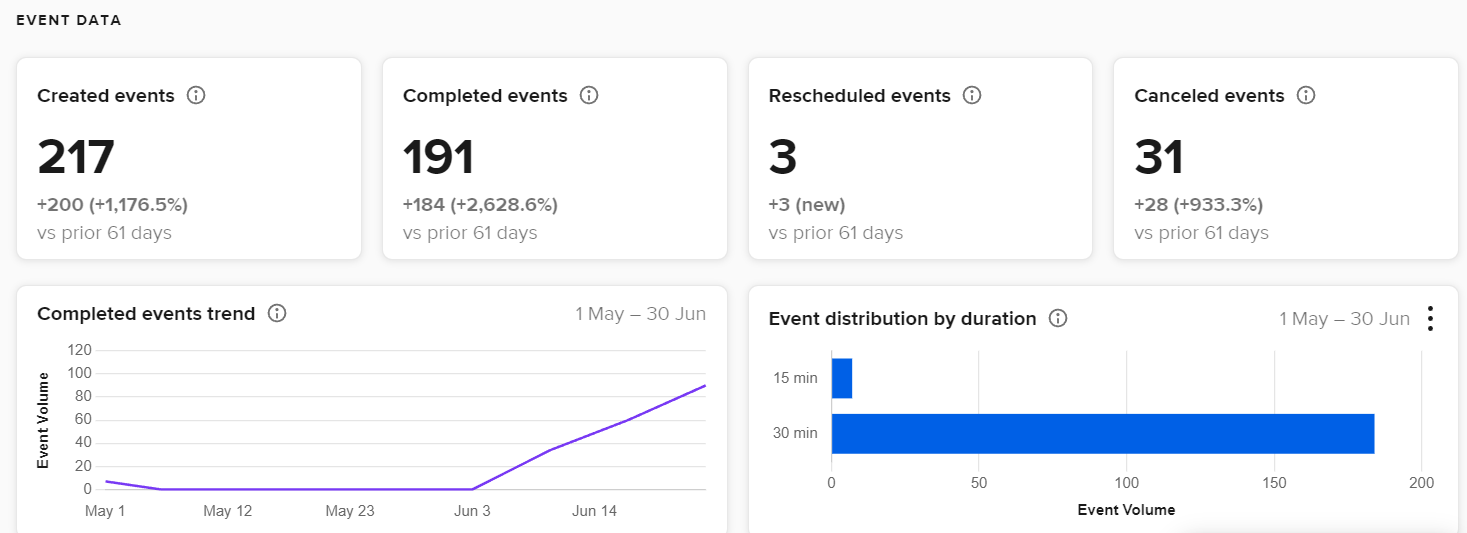
#> input picture dist/calendly.png, 1467 x 533 px, found by its file name
$ python trim-proof.py
#> lines starting #> are read from the running program, lines starting #| are printed output that depends on the picture
"""Trim uniform (white or dark) borders from the proof screenshots so they
fit their tiles tightly. Detects the background from the top-left corner and
crops to the bounding box of everything that differs from it."""
from PIL import Image, ImageChops

FILES = [
    ("calendly.png", "calendly-fit.png"),
    ("stats2.png", "stats2-fit.png"),
    ("stats3.png", "stats3-fit.png"),
    ("stats4.png", "stats4-fit.png"),
    ("stats6.png", "stats6-fit.png"),
]

for src, out in FILES:
    img = Image.open(f"public/{src}").convert("RGB")
#> img is the input picture: PIL image 1467x533 RGB; mean R, G, B 241.7, 244.3, 248.5
    bg_color = img.getpixel((0, 0))
#> bg_color = (250, 250, 250)
    bg = Image.new("RGB", img.size, bg_color)
#> bg: PIL image 1467x533 RGB; every value is 250
    diff = ImageChops.difference(img, bg)
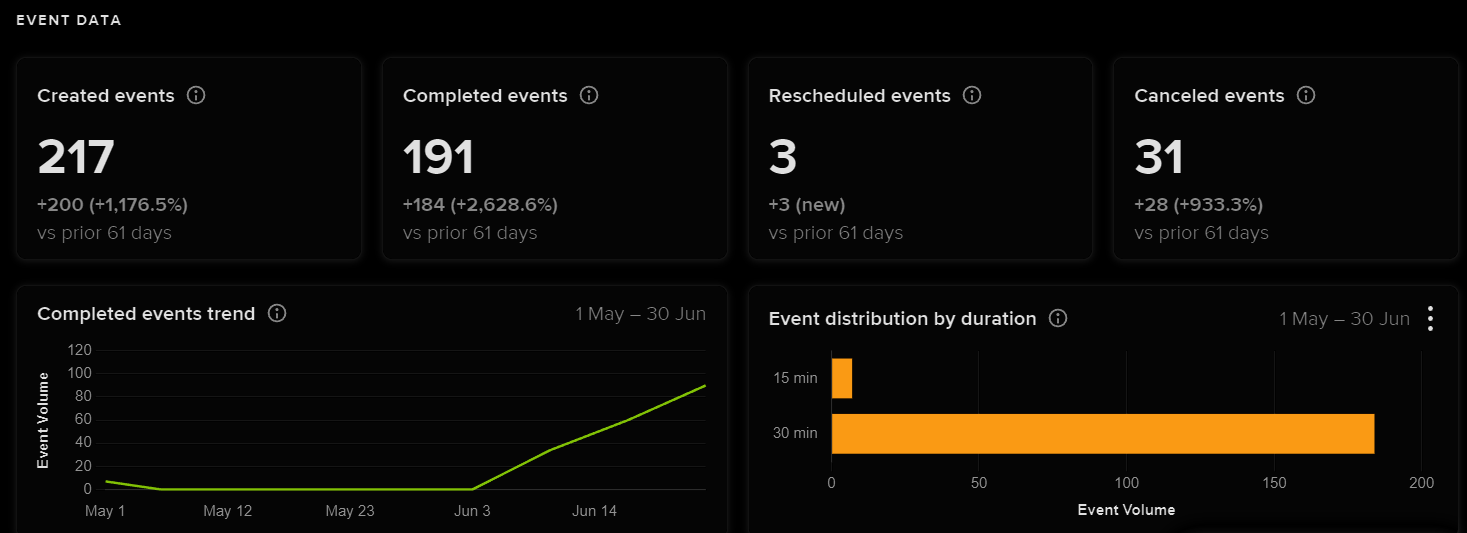
#> diff: PIL image 1467x533 RGB; mean R, G, B 15.5, 12.9, 8.7
    # Drop anything within ~40 levels of the background, then find the bbox.
    diff = ImageChops.add(diff, diff, 2.0, -40)
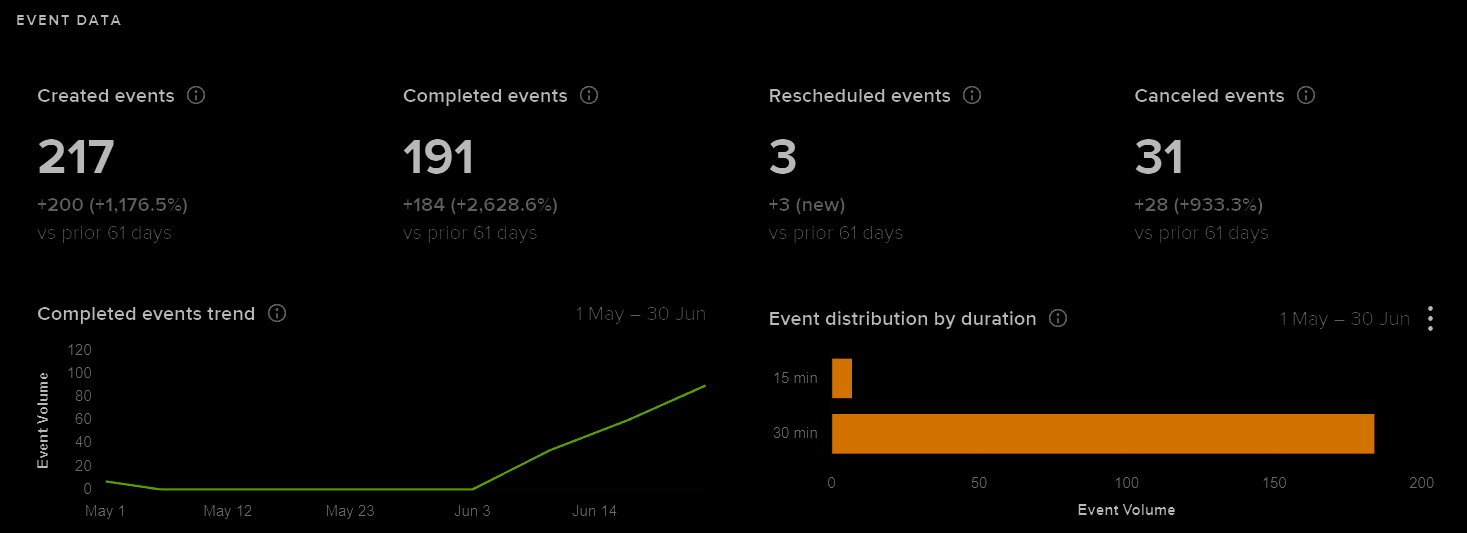
#> diff: PIL image 1467x533 RGB; mean R, G, B 8.9, 6.3, 2.7
    bbox = diff.getbbox()
#> bbox = (17, 15, 1434, 519)
    if bbox:
        # small padding back so content isn't flush to the edge
        pad = 6
        left = max(0, bbox[0] - pad)
#> left = 11
        top = max(0, bbox[1] - pad)
#> top = 9
        right = min(img.width, bbox[2] + pad)
#> right = 1440
        bottom = min(img.height, bbox[3] + pad)
#> bottom = 525
        img = img.crop((left, top, right, bottom))
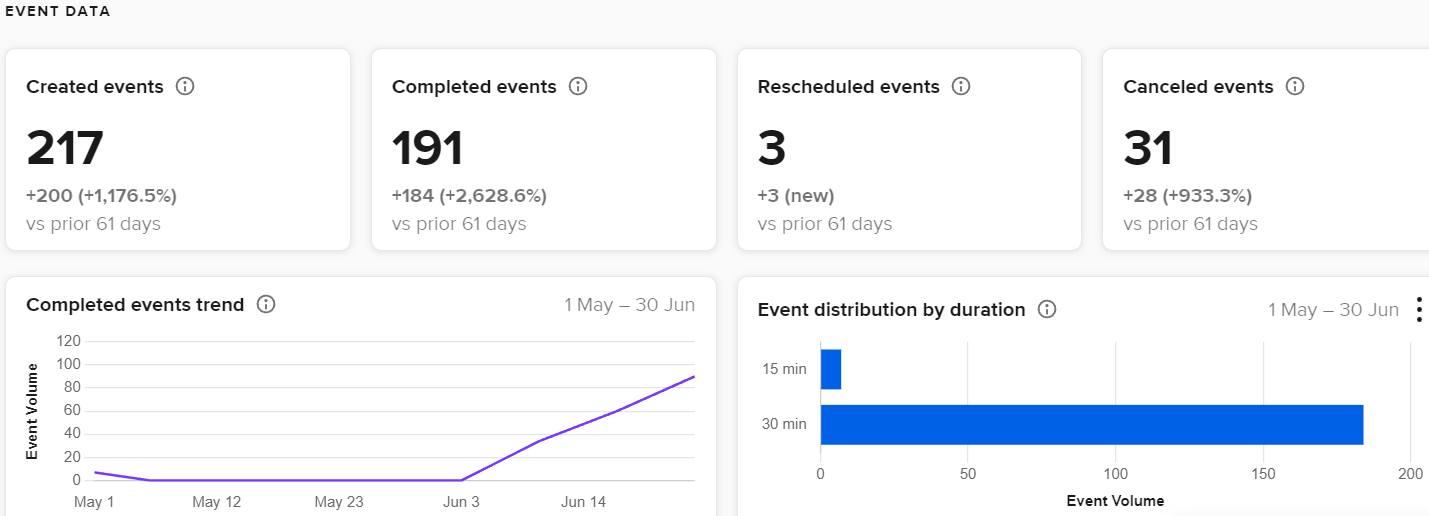
#> img: PIL image 1429x516 RGB; mean R, G, B 241.1, 243.9, 248.3
    img.save(f"public/{out}")
    print(f"{src} {Image.open(f'public/{src}').size} -> {out} {img.size}")
#| calendly.png (1467, 533) -> calendly-fit.png (1429, 516)
#> pass 2 of the loop `for src, out in FILES:`:
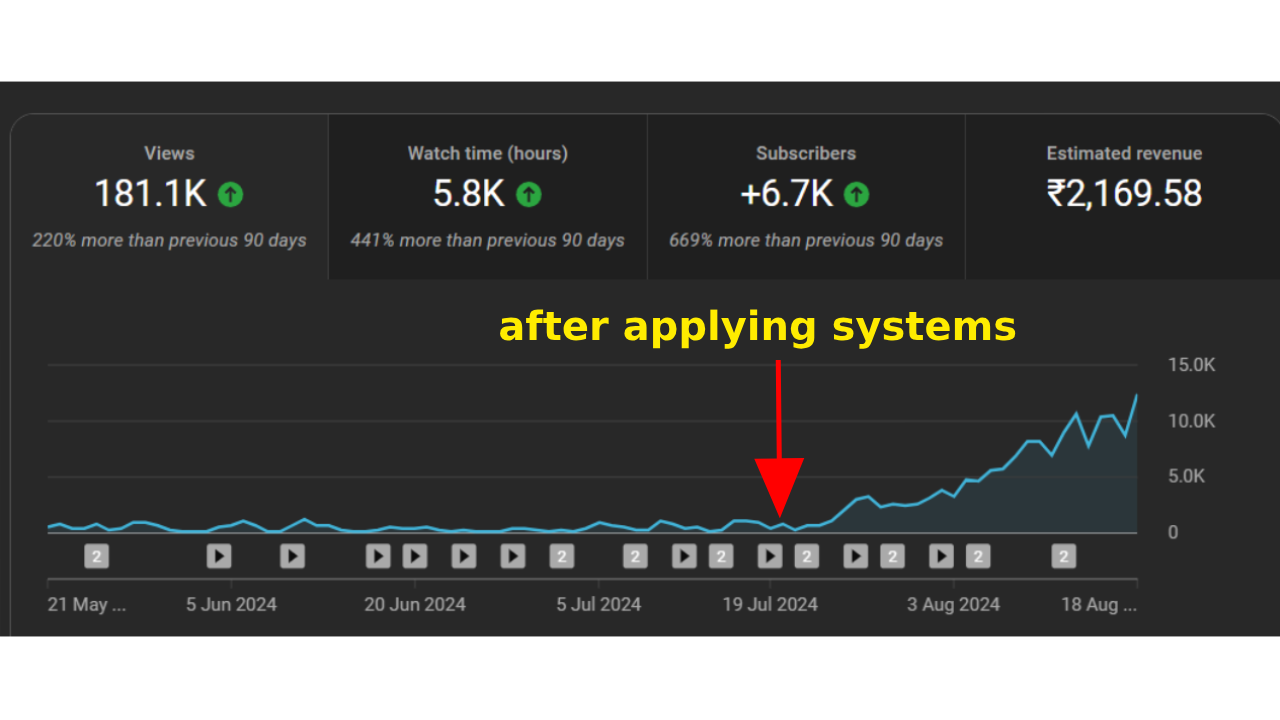
#> input picture dist/stats2.png, 1280 x 720 px, found by its file name
#> bg_color = (0, 0, 0)
#> bg: PIL image 1280x720 RGB; every value is 0
#> `diff = ImageChops.add(diff, diff, 2.0, -40)`:
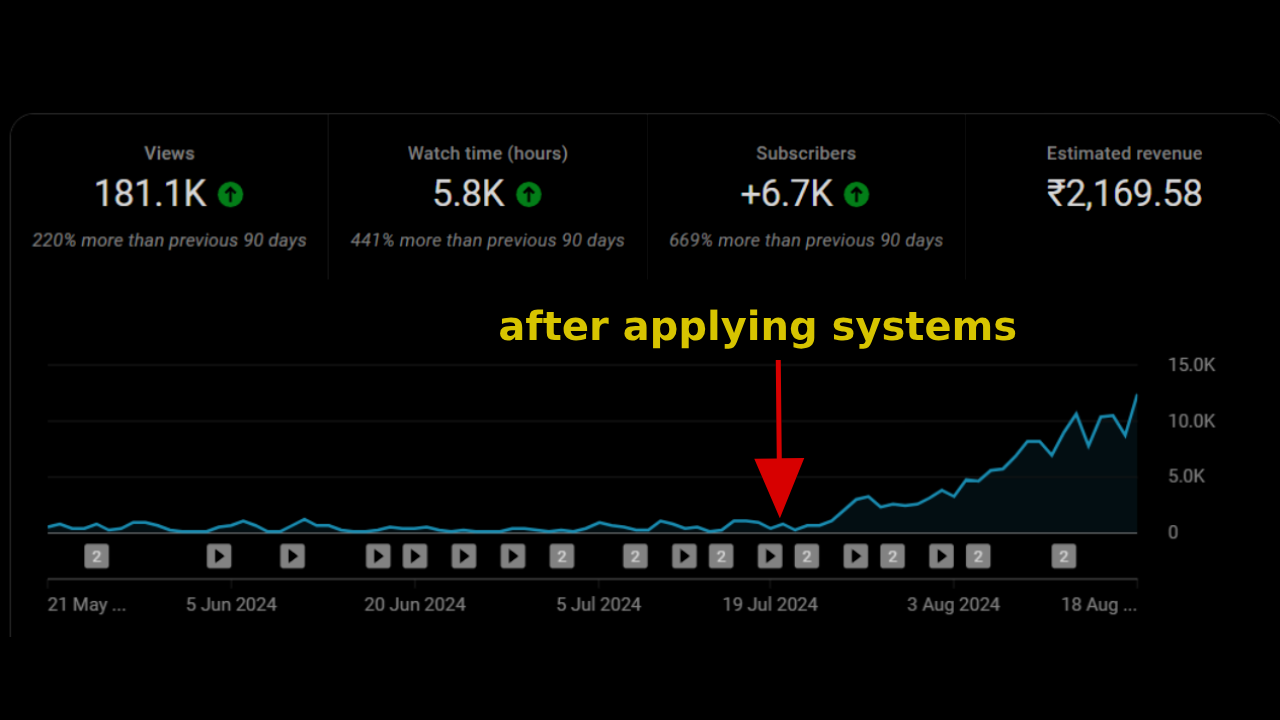
#> diff: PIL image 1280x720 RGB; mean R, G, B 6.2, 6.5, 5.2
#> bbox = (9, 112, 1280, 637)
#> left = 3
#> top = 106
#> right = 1280
#> bottom = 643
#> `img = img.crop((left, top, right, bottom))`:
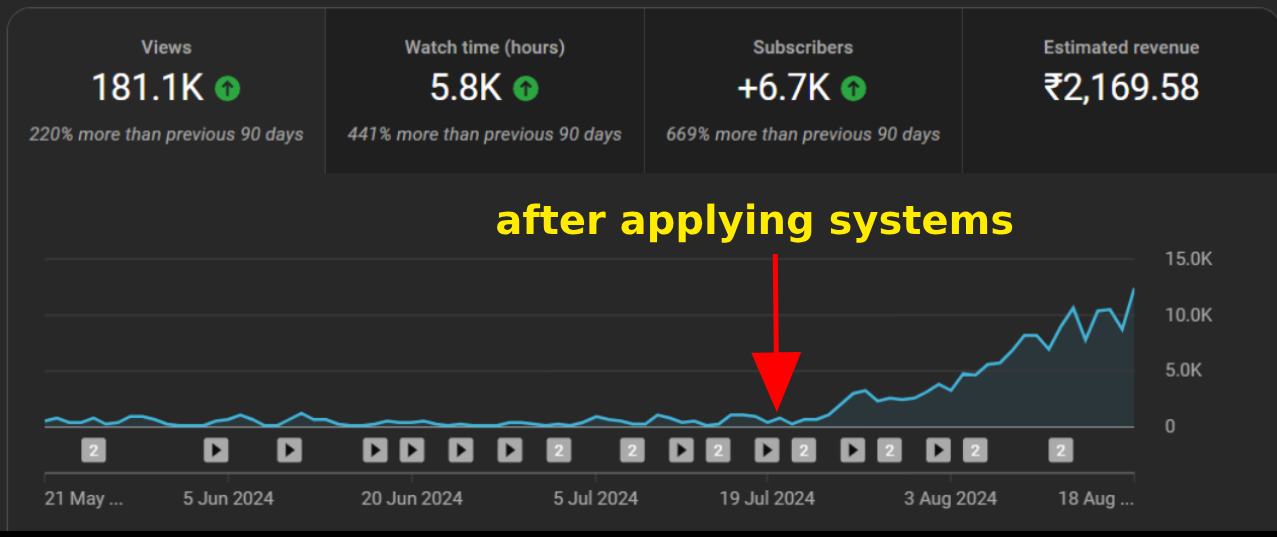
#> img: PIL image 1277x537 RGB; mean R, G, B 46, 46.3, 44.2
#| stats2.png (1280, 720) -> stats2-fit.png (1277, 537)
#> pass 3 of the loop `for src, out in FILES:`:
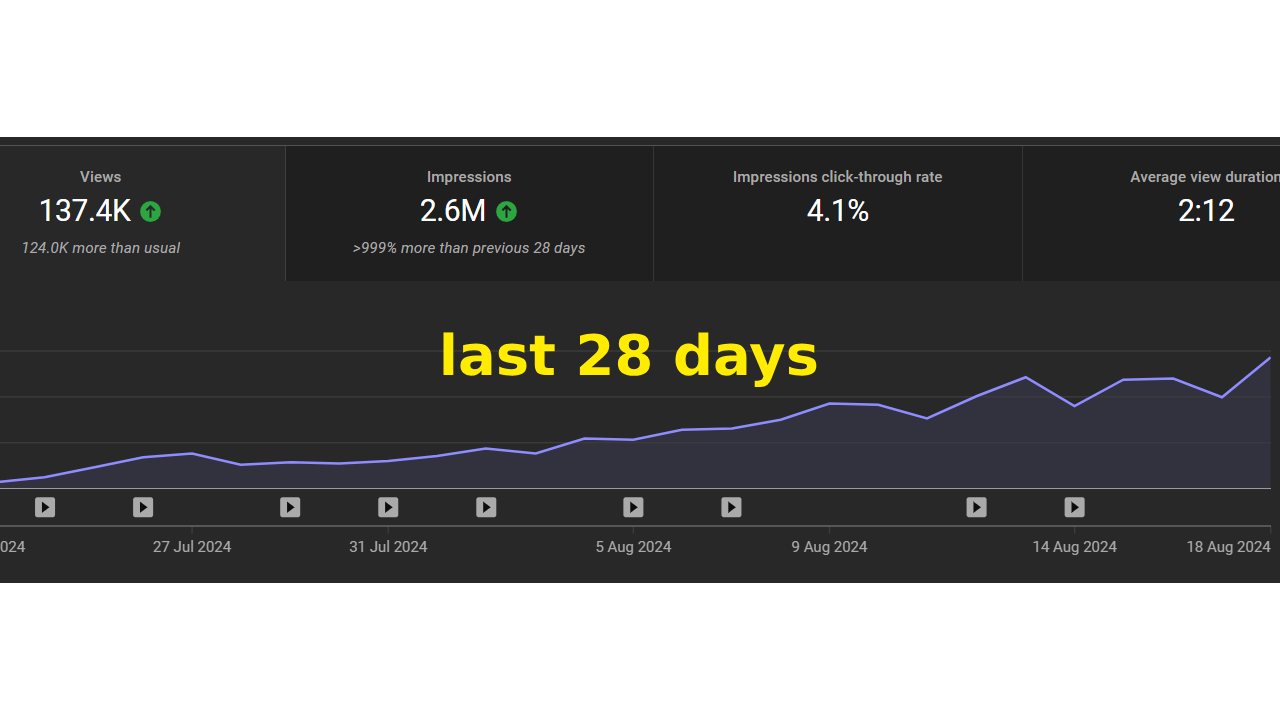
#> input picture dist/stats3.png, 1280 x 720 px, found by its file name
#> `diff = ImageChops.add(diff, diff, 2.0, -40)`:
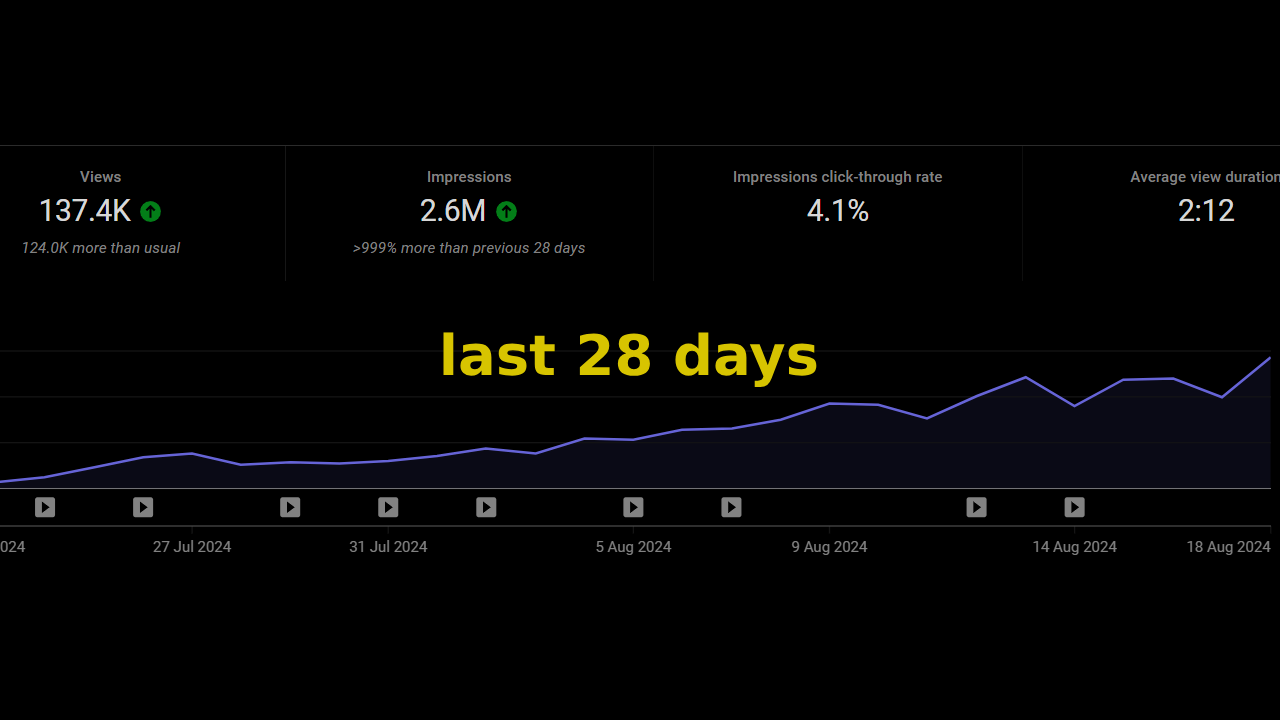
#> diff: PIL image 1280x720 RGB; mean R, G, B 4.7, 4.7, 4.5
#> bbox = (0, 145, 1280, 555)
#> left = 0
#> top = 139
#> bottom = 561
#> `img = img.crop((left, top, right, bottom))`:
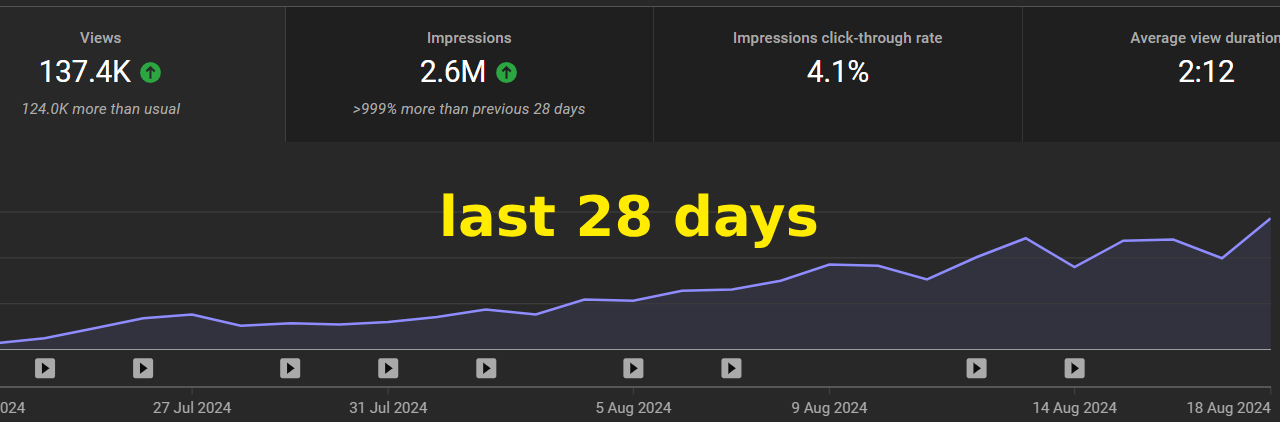
#> img: PIL image 1280x422 RGB; mean R, G, B 45.9, 45.8, 45.1
#| stats3.png (1280, 720) -> stats3-fit.png (1280, 422)
#> (the run stopped early here; a loop or call above may not have finished)
